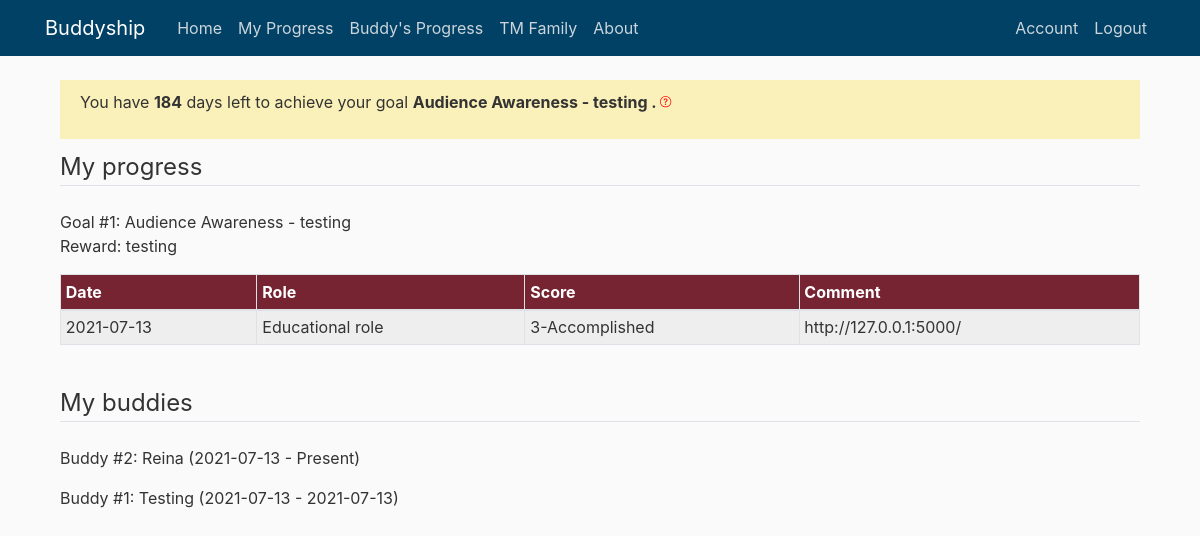
Screenshot of /my_progress (signed in) with the database file from the repository.
### buddyship/models.py (models this page shows, shortened)
class Goal(db.Model):
    id = db.Column(db.Integer, primary_key=True)
    goal_direction = db.Column(db.String(150))
    goal_statement = db.Column(db.String(150))
    goal_count = db.Column(db.Integer, default=1)
    goal_reward = db.Column(db.String(150))
    start_date = db.Column(db.DateTime, default=func.now())
    end_date = db.Column(db.DateTime)
    user_id = db.Column(db.Integer, db.ForeignKey('user.id'), nullable=False)

class User(db.Model, UserMixin):
    id = db.Column(db.Integer, primary_key=True)
    if_admin = db.Column(db.Boolean, nullable=False)
    active = db.Column(db.Boolean(), nullable=False)
    first_name = db.Column(db.String(20), unique=True, nullable=False)
    email = db.Column(db.String(120), unique=True, nullable=False)
    password = db.Column(db.String(60), nullable=False)
    current_buddy = db.Column(db.String(150))
    current_goal = db.Column(db.String(150))
    current_reward = db.Column(db.String(150))
    confirmed_at = db.Column(db.Date, nullable=False)
    buddies = db.relationship('Buddy', backref='owner', lazy=True)
    goals = db.relationship('Goal', backref='owner', lazy=True)
    record_progresses = db.relationship('Progress', backref='giver', lazy=True)

class Progress(db.Model):
    id = db.Column(db.Integer, primary_key=True)
    buddy_role = db.Column(db.String(150))
    buddy_score = db.Column(db.String(150))
    buddy_comment = db.Column(db.String(1500))
    date = db.Column(db.DateTime, default=func.now())
    buddy_goal = db.Column(db.String(150))
    user_id = db.Column(db.Integer, db.ForeignKey('user.id'))
    buddy_id = db.Column(db.Integer, db.ForeignKey('buddy.id'))

class Buddy(db.Model):
    id = db.Column(db.Integer, primary_key=True)
    buddy_name = db.Column(db.String(100), nullable=False)
    buddy_count = db.Column(db.Integer, default=1)
    start_date = db.Column(db.DateTime, default=func.now())
    end_date = db.Column(db.DateTime)
    user_id = db.Column(db.Integer, db.ForeignKey('user.id'), nullable=False)
    buddy_progresses = db.relationship(
        'Progress', backref='receiver', lazy=True)

### buddyship/progresses/routes.py (the view)
@progresses.route('/my_progress', methods=['GET'])
@login_required
def my_progress():
    if current_user.current_buddy == None:
        flash('Please set up your buddy and your goal first. ', 'danger')
        return redirect(url_for('users.set_up'))
    else:
        buddies = Buddy.query.filter_by(
            buddy_name=current_user.first_name).all()
        id_lst = []
        for buddy in buddies:
            id_lst.append(buddy.user_id)
        return render_template("my_progress.html", title='My Progress', user=current_user,
                               buddy_accounts=User.query.filter(
                                   User.id.in_(id_lst)).all(),
                               current_time=date.today())

### buddyship/models.py (called while the page is built)
@login_manager.user_loader
def load_user(user_id):
    return User.query.get(int(user_id))

### buddyship/templates/my_progress.html (shortened to what this page needs)
{% extends "layout.html" %}
{% block content %}
<div class="content-section">
    <div class="subtitle-section">
        {% for goal in user.goals %}
        {% if goal.goal_statement == user.current_goal %}
        <p>You have <b>{{ (goal.end_date.date() - current_time).days }}</b></span> days left
            to achieve your goal
            <b>{{ user.current_goal }}
                . </b> <label data-toggle="tooltip" data-placement="top"
                title="We encourage you to use 6 months to complete one goal. You can always change your goal on 'Account' tab. ">
            </label>
        </p>
        {% endif %}
        {% endfor %}
    </div>
    <legend class="border-bottom mb-4">My progress</legend>
    {% for goal in user.goals|reverse %}
    <p>Goal #{{goal.goal_count }}: {{ goal.goal_statement }}<br />Reward: {{ goal.goal_reward }}</p>
    <div class="table-responsive-sm">
        <table class="table table-sm table-bordered">
            <thead>
                <tr>
                    <th scope="col">Date</th>
                    <th scope="col">Role</th>
                    <th scope="col">Score</th>
                    <th scope="col">Comment</th>
                </tr>
            </thead>
            <tbody>
                {% for buddy_account in buddy_accounts|reverse %}
                {% for progress in buddy_account.record_progresses|reverse %}
                {% if progress.buddy_goal == goal.goal_direction %}
                <tr>
                    <td>{{ progress.date.date() }}</td>
                    <td>{{ progress.buddy_role }}</td>
                    <td>{{ progress.buddy_score }}</td>
                    <td class="cell-breakWord">{{ progress.buddy_comment }}</td>
                </tr>
                {% endif %}
                {% endfor %}
                {% endfor %}
            </tbody>
        </table>
    </div>
    {% endfor %}
</div>
<div class="content-section">
    <br>
    <legend class="border-bottom mb-4">My buddies</legend>
    {% for buddy in user.buddies|reverse %}
    <p>Buddy #{{ buddy.buddy_count }}: {{ buddy.buddy_name }} ({{ buddy.start_date.date() }} -
        {% if buddy.end_date == None %} Present)
        {% else %} {{ buddy.end_date.date() }})
        {% endif %}
        {% endfor %}</p>
</div>
{% endblock content %}

### buddyship/static/main.css (style rules this page uses)
body { background: #fafafa; color: #333333; margin-top: 5rem; }
.subtitle-section { background: #faf0b9; padding: 10px 20px 1px 20px; margin-bottom: 10px; }
tr { background-color: #eeeeee }
th { background-color: #772432; color: white; }

### rows the page displays
Goal: (goal.end_date.date()-current_time).days "184", goal_count "1", goal_statement "Audience Awareness - testing", goal_reward "testing"
User: current_goal "Audience Awareness - testing"
Progress: date "2021-07-13", buddy_role "Educational role", buddy_score "3-Accomplished", buddy_comment "http://127.0.0.1:5000/"
Buddy: buddy_count "2", buddy_name "Reina", start_date "2021-07-13", shows "Present)"
Buddy: buddy_count "1", buddy_name "Testing", start_date "2021-07-13", end_date "2021-07-13"
